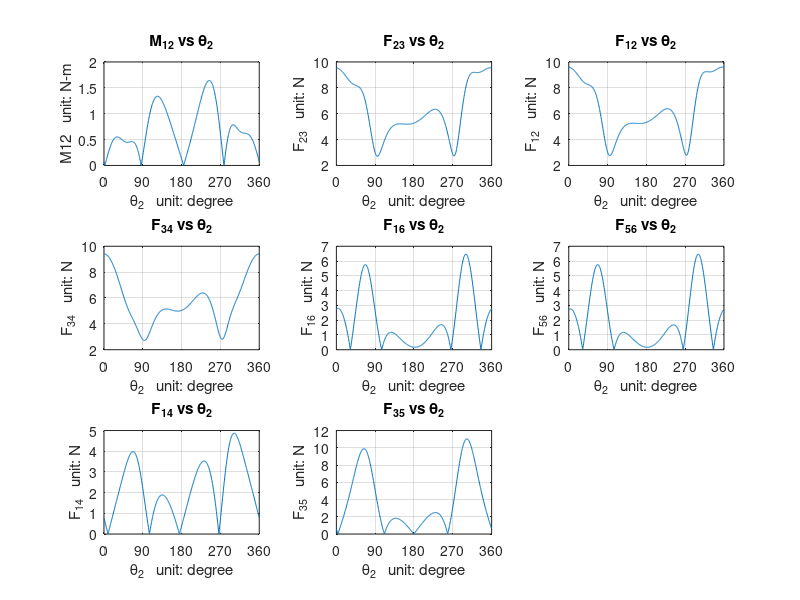
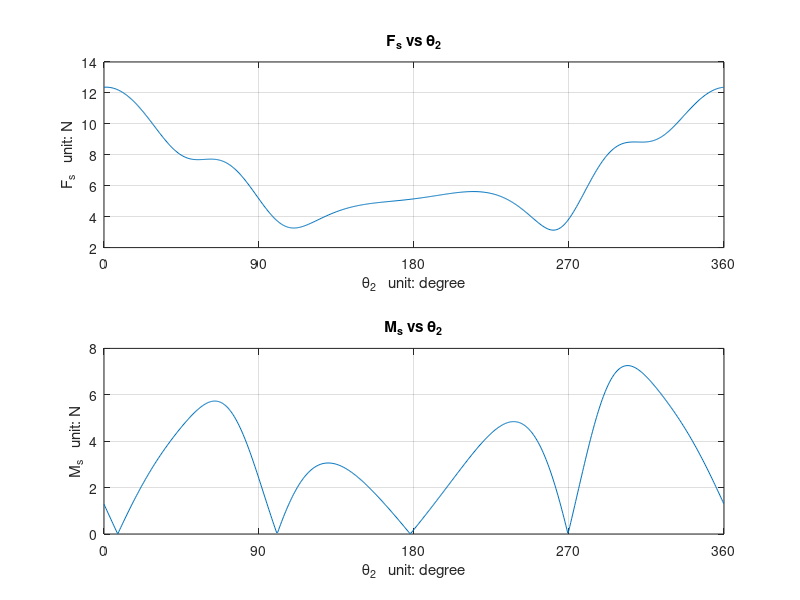

MATLAB code for these plots, in order:
%% Project Skeleton Code

clear; clc; close all;

%% Part 2 - Force and Moment Calculation

%% initial parameter: unit: m, degree, rad/sec
r1 = 0.084; 
r2 = 0.36;
r3 = 1.2;
r6 = 0.6;
m2 = 0.07634;
m6 = 0.12723;
m3 = 0.25447;
m4 = 5;
m5 = 5;
b2 = r2/2;
b6 = r6/2;
b3 = r3/2;

M12_list = [];
theta2_list = [];
Fs_list = [];  % shaking force
Fs_alpha = []; % direction of a shaking force
Ms_list =[]; % Shaking moment
%Forces list
F23_list = [];
F12_list = [];
F34_list = [];
F16_list = [];
F56_list = [];
F14_list = [];
N35_list = [];
%angles list
F12_alpha = [];
F23_alpha = [];
F34_alpha = [];
F16_alpha = [];
F56_alpha = [];

for theta2 = 0:0.01:2*pi

dtheta2 = 2;
ddtheta2 = 0; 

%% Part 1- Calculations for kinematic variables, caculated based on loop closure eqn

%equations for kinematic values
theta3 = pi - asin((r2.*sin(theta2)-r1)./r3);
r4 = r2.*cos(theta2) - r3.*cos(theta3);
theta5 = theta3; % eqn 15
theta6 = pi - asin((r1.*cos(theta5)-r4.*sin(theta5))./r6) + theta5; %eqn 18
r5 = (r6.*cos(theta6)-r4)./cos(theta5);

%% Take time derivative of loop eqn (d/dt) 
% and solve them for dtheta3, dtheta5 & dr6
% and the same for the second derivatives. 
% add r5dot, theta6dot, r5 double dot, theta6 double dot

% First derivates of r4 and theta 3
dtheta3 = (r2.*dtheta2.*cos(theta2))./(r3.*cos(theta3));
dr4 = (r2.*dtheta2.*sin(theta3 - theta2))./cos(theta3);

% Second derivates of r4 and theta 3
ddtheta3 = ((r3.*(dtheta3.^2).*sin(theta3))-(r2.*(dtheta2.^2).*sin(theta2)))./(r3.*cos(theta3));
ddr4 = (r3.*ddtheta3.*sin(theta3)) + (r3.*(dtheta3.^2).*cos(theta3)) - (r2.*(dtheta2.^2).*cos(theta2));

% First derivatives of r5 and theta 6
dtheta5 = dtheta3;
dtheta6 = ((r5.*dtheta5)-dr4.*sin(theta5))./(r6.*cos(theta5-theta6));
dr5 = ((r6.*dtheta6.*cos(theta6))-(r5.*dtheta5.*cos(theta5)))./(sin(theta5));

% Second derivatives of r5 and theta 6
ddtheta5 = ddtheta3;
ddtheta6 = ((-ddr4.*sin(theta5))+(2.*dr5.*dtheta5)+(r5.*ddtheta5)-(r6.*(dtheta6.^2).*sin(theta5-theta6)))./(r6.*cos(theta5-theta6));
ddr5 = (((-2.*dr5.*dtheta5-r5.*ddtheta5).*cos(theta5))+(r5.*(dtheta5.^2).*sin(theta5))+(r6.*ddtheta6.*cos(theta6))-(r6.*(dtheta6.^2).*sin(theta6)))./(sin(theta5));

a_coriolis = abs((2.*(r6.*dtheta6.*cos(theta6)-r5.*(dtheta5).*cos(theta5)).*(r2.*dtheta2.*cos(theta2)))./(r3.*cos(theta3).*sin(theta5)));

%given parameters

beta3 = 2*pi-theta3;
dbeta3 = -1*dtheta3;
ddbeta3 = -1*ddtheta3;

%inertias
inertiaG3 = (1/12)*m3.*r3.^2;
inertiaA2 = (1/3)*m2.*r2.^2;
inertiaA6 = (1/3)*m6.*r6.^2;

%shortcuts
rGC = r5 - b3;
rGB = r3./2;
rDG = r3./2;
%trig substitutions for the A matrix
A33 = -r2.*sin(theta2);
A43 = r2.*cos(theta2);
A134 = -sin(beta3);
A135 = -cos(beta3);
A36 = rGB.*sin(beta3);
A46 = rGB.*cos(beta3);
A1311 = sin(beta3);
A1312 = cos(beta3);
A136 = rGC;
A66 = -rDG.*cos(beta3);
A56 = -rDG.*sin(beta3);
A99 = -r6.*sin(theta6);
A109 = r6.*(cos(theta6));

%accelerations for forces
ag2x = b2.*-(dtheta2.^2).*cos(theta2);
ag2y = b2.*-(dtheta2.^2).*sin(theta2);

ag3x = (b3.*-(dbeta3.^2).*cos(2*pi - beta3)) + ag2x;
ag3y = (b3.*(ddbeta3).*sin(2*pi - beta3)) + ag2y; 

ag6x = b6.*(-ddtheta6.*sin(theta6)-(dtheta6.^2).*cos(theta6));
ag6y = b6.*(ddtheta6.*cos(theta6)-(dtheta6.^2).*sin(theta6));

ag4x = ddr4;
ag4y = 0;

ag5x = ag6x.*2;
ag5y = ag6y.*2;

% and so on    

    B = [m2.*ag2x;
        m2.*ag2y;
        0;
        m3.*ag3x;
        m3.*ag3y;
        inertiaG3.*ddtheta3; 
        m6.*ag6x;
        m6.*ag6y;
        inertiaA6.*ddtheta6;
        m4.*ag4x;
        m5.*ag5x;
        m5.*ag5y;
        0;
    ];
    
    A = [
    -1, 0, 1, 0, 0, 0, 0, 0, 0, 0, 0, 0, 0;
    0, -1, 0, 1, 0, 0, 0, 0, 0, 0, 0, 0, 0;
    0, 0, A33, A43, 0, 0, 0, 0, 0, 0, 0, 1, 0;
    0, 0, -1, 0, -1, 0, 0, 0, 0, 0, 0, 0, A134;
    0, 0, 0, -1, 0, -1, 0, 0, 0, 0, 0, 0, A135;
    0, 0, A36, A46, A56, A66, 0, 0, 0, 0, 0, 0, A136;
    0, 0, 0, 0, 0, 0, -1, 0, 1, 0, 0, 0, 0;
    0, 0, 0, 0, 0, 0, 0, -1, 0, 1, 0, 0, 0;
    0, 0, 0, 0, 0, 0, 0, 0, A99, A109, 0, 0, 0;
    0, 0, 0, 0, 1, 0, 0, 0, 0, 0, 0, 0, 0;
    0, 0, 0, 0, 0, 0, 0, 0, -1, 0, 0, 0, A1311;
    0, 0, 0, 0, 0, 0, 0, 0, 0, -1, 0, 0, A1312;
    0, 0, 0, 0, 0, 1, 0, 0, 0, 0, -1, 0, 0;
    ];

    x = A\B; % Ax = B, solution for x; note that in MATLAB: A\B = B/A
    
    
    % M12:
    M12 = x(12);
    M12_list = [M12_list; abs(M12)];
    
    F12x = x(1);
    F12y = x(2);
    F23x = x(3);
    F23y = x(4);
    F34x = x(5);
    F34y = x(6);
    F16x = x(7);
    F16y = x(8);
    F56x = x(9);
    F56y = x(10);
    F14y = x(11);
    N35 = x(13);
    Fsx = F12x + F16x;
    Fsy = F14y + F12y + F16y;
    Ms = M12 + F14y.*r4;
    
    % Magnitudes of all forces: 
    % Atan is defined on [-pi/2; pi/2]. 
    % This if clause will help to adjust the value of the angle 
    % to its true value:	
    F23_list = [F23_list; sqrt(F23x.^2+F23y.^2)];
    F12_list = [F12_list; sqrt(F12x.^2+F12y.^2)];
    F34_list = [F34_list; sqrt(F34x.^2+F34y.^2)];
    F16_list = [F16_list; sqrt(F16x.^2+F16y.^2)];
    F56_list = [F56_list; sqrt(F56x.^2+F56y.^2)];
    F14_list = [F14_list; abs(F14y)];
    N35_list = [N35_list; abs(N35)];
    Fs_list = [Fs_list; sqrt(Fsx.^2+Fsy.^2)];
    Ms_list = [Ms_list; abs(Ms)];


    % Directions of all forces:   
    %F23
    fx = F23x;
    fy = F23y;
    alpha_23 = atan(fy/fx);
    if fx < 0
        alpha_23 = alpha_23 + pi;
    end 
    F23_alpha = [F23_alpha; alpha_23];

    %F12
    fx = F12x;
    fy = F12y;
    alpha_12 = atan2(fy, fx);
    if fx < 0
        alpha_12 = alpha_12 + pi;
    end 
    F12_alpha = [F12_alpha; alpha_12];

    %F34
    fx = F34x;
    fy = F34y;
    alpha_34 = atan(fx\fy);
    if fx < 0
        alpha_34 = alpha_34 + pi;
    end 
    F34_alpha = [F34_alpha; alpha_34];

    %F16
    fx = F16x;
    fy = F16y;
    alpha_16 = atan(fx\fy);
    if fx < 0
        alpha_16 = alpha_16 + pi;
    end 
    F16_alpha = [F16_alpha; alpha_16];

    %F56
    fx = F56x;
    fy = F56y;
    alpha_56 = atan(fx\fy);
    if fx < 0
        alpha_56 = alpha_56 + pi;
    end 
    F56_alpha = [F56_alpha; alpha_56];

    %Fs
    fx = Fsx;
    fy = Fsy;
    alpha_s = atan(fx\fy);
    if fx < 0
        alpha_s = alpha_s + pi;
    end 
    Fs_alpha = [Fs_alpha; alpha_s];

  
    % Collecting the values of theta2:
    theta2_list = [theta2_list; theta2];
     
    
    
end


% Regular and Polar plots:
% Might have to transpose the Force vectors for polar plot. Do so if needed
% Polar plot only works with radians so will have to do it accordingly
%M12_list = M12_list(:);

%Regular Plots
%M12 Regular
subplot(3,3,1);
plot(theta2_list.*(180/pi), M12_list)
grid on;
title('M_{12} vs \theta_2')
xlabel('\theta_2   unit: degree')
ylabel('M12   unit: N-m')
xlim([0, 360])   
xticks(0:90:360) 
hold on;

%F23 Regular
subplot(3,3,2);
plot(theta2_list.*(180/pi),F23_list)
grid on;
title('F_{23} vs \theta_2')
xlabel('\theta_2   unit: degree')
ylabel('F_{23}   unit: N')
xlim([0, 360])   
xticks(0:90:360) 
hold on;

%F12 Regular
subplot(3,3,3);
plot(theta2_list.*(180/pi), F12_list)
grid on;
title('F_{12} vs \theta_2')
xlabel('\theta_2   unit: degree')
ylabel('F_{12}   unit: N')
xlim([0, 360])   
xticks(0:90:360) 
hold on;

%F34 Regular
subplot(3,3,4);
plot(theta2_list.*(180/pi), F34_list)
grid on;
title('F_{34} vs \theta_2')
xlabel('\theta_2   unit: degree')
ylabel('F_{34}   unit: N')
xlim([0, 360])   
xticks(0:90:360) 
hold on;

%F16 Regular
subplot(3,3,5);
plot(theta2_list.*(180/pi), F16_list)
grid on;
title('F_{16} vs \theta_2')
xlabel('\theta_2   unit: degree')
ylabel('F_{16}   unit: N')
xlim([0, 360])   
xticks(0:90:360) 
hold on;

%F56 Regular
subplot(3,3,6);
plot(theta2_list.*(180/pi), F56_list)
grid on;
title('F_{56} vs \theta_2')
xlabel('\theta_2   unit: degree')
ylabel('F_{56}   unit: N')
xlim([0, 360])   
xticks(0:90:360) 
hold on;

%F14 Regular
subplot(3,3,7);
plot(theta2_list.*(180/pi), F14_list)
grid on;
title('F_{14} vs \theta_2')
xlabel('\theta_2   unit: degree')
ylabel('F_{14}   unit: N')
xlim([0, 360])   
xticks(0:90:360) 
hold on;

%F35 Regular
subplot(3,3,8);
plot(theta2_list.*(180/pi), N35_list)
grid on;
title('F_{35} vs \theta_2')
xlabel('\theta_2   unit: degree')
ylabel('F_{35}   unit: N')
xlim([0, 360])   
xticks(0:90:360) 
hold on

%shaking moment and forces
figure(2);
subplot(2,1,1)
plot(theta2_list.*(180/pi), Fs_list)
grid on
title('F_{s} vs \theta_2')
xlabel('\theta_2   unit: degree')
ylabel('F_{s}   unit: N')
xlim([0, 360])   
xticks(0:90:360) 
hold on

subplot(2,1,2)
plot(theta2_list.*(180/pi), Ms_list)
grid on
title('M_{s} vs \theta_2')
xlabel('\theta_2   unit: degree')
ylabel('M_{s}   unit: N')
xlim([0, 360])   
xticks(0:90:360) 
hold on
